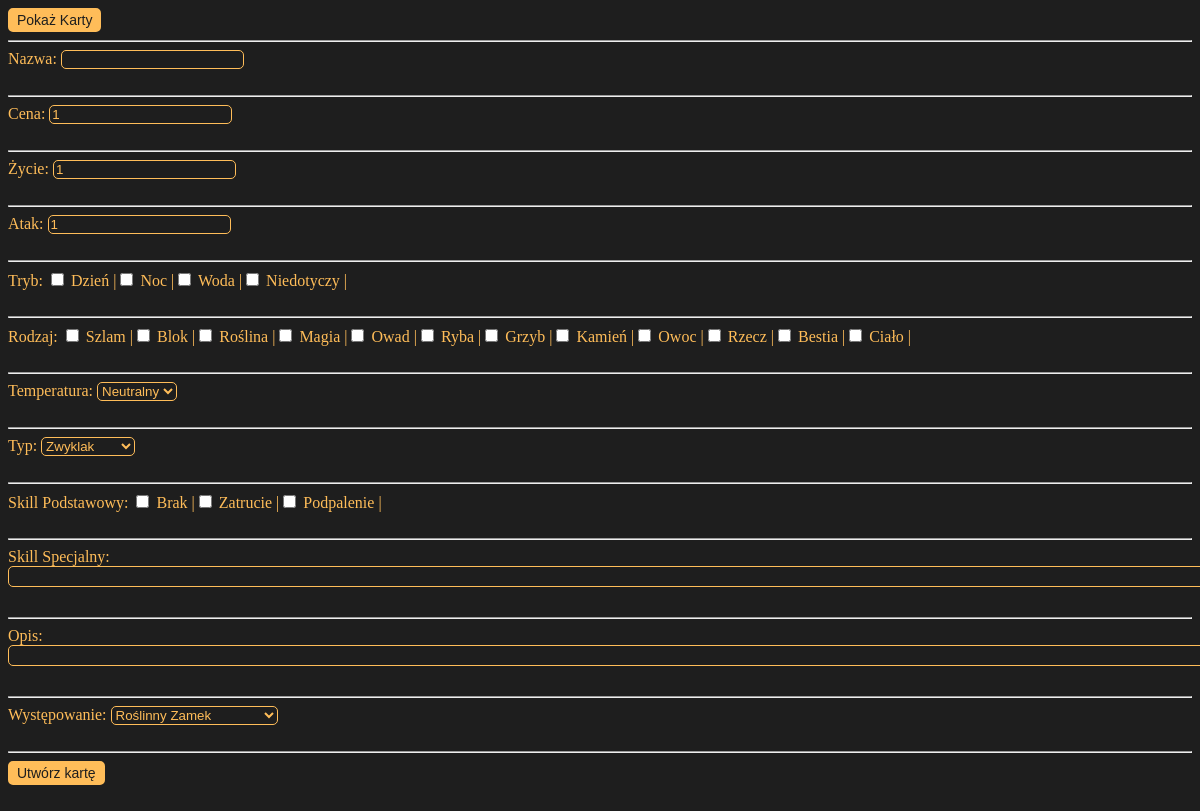
Before: / with the older database file.
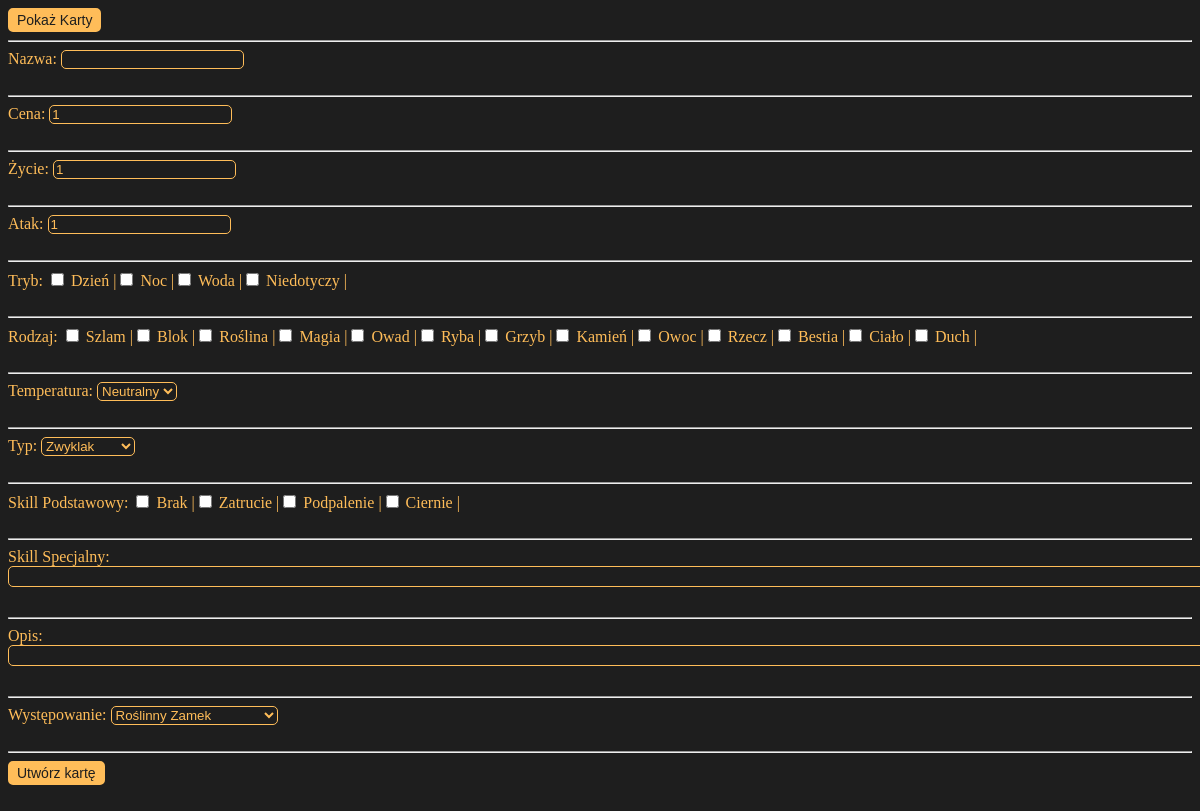
After: the same page with the newer database file.
### tables this page shows
CREATE TABLE `tryb` (
  `id` int(11) NOT NULL,
  `Nazwa` varchar(50) NOT NULL,
  `Opis` text NOT NULL
);

CREATE TABLE `rodzaj` (
  `id` int(11) NOT NULL,
  `Nazwa` varchar(50) NOT NULL,
  `Opis` text NOT NULL
);

CREATE TABLE `skill_pods` (
  `id` int(11) NOT NULL,
  `Nazwa` varchar(50) NOT NULL,
  `Moc` int(11) NOT NULL,
  `Opis` text NOT NULL
);

### index.php (the view, shortened to what this page needs)
<!doctype html>
<html lang="pl">
<head>
    <link rel="stylesheet" href="main.css">
</head>
<body>
    <?php
        $baza = new mysqli("localhost", "root", "", "karty_ike");
    ?>
    <form action="show.php">
        <button>Pokaż Karty</button><hr>
    </form>
    <form method="POST" action="dodaj.php">
        <label for="nazwa">Nazwa: </label><input type="text" id="nazwa" name="nazwa"><br><br><hr>
        <label for="cena">Cena: </label><input type="number" id="cena" name="cena" value="1"><br><br><hr>
        <label for="hp">Życie: </label><input type="number" id="hp" name="hp" value="1"><br><br><hr>
        <label for="atak">Atak: </label><input type="number" id="atak" name="atak" value="1"><br><br><hr>
        <?php
            echo '<a>Tryb: </a>';
            $sql = "SELECT Nazwa FROM tryb";
            $result = $baza->query($sql);
            $n = 1;
            if ($result->num_rows > 0) {
                while ($row = $result->fetch_assoc()) {
                    echo '<input type="checkbox" name="tryb[]" value="'.$n.'"> '.$row["Nazwa"].' |';
                    $n += 1;
                }
            }
            echo '<br><br><hr>';
            echo '<a>Rodzaj: </a>';
            $sql = "SELECT Nazwa FROM rodzaj";
            $result = $baza->query($sql);
            $n = 1;
            if ($result->num_rows > 0) {
                while ($row = $result->fetch_assoc()) {
                    echo '<input type="checkbox" name="rodzaj[]" value="'.$n.'"> '.$row["Nazwa"].' |';
                    $n += 1;
                }
            }
            echo '<br><br><hr>';
            echo '<label for="temp">Temperatura: </label><select id="temp" name="temp">';
            $sql = "SELECT Nazwa FROM temperatura";
            $result = $baza->query($sql);
            $n = 1;
            if ($result->num_rows > 0) {
                while ($row = $result->fetch_assoc()) {
                    echo '<option value='.$n.'>'.$row["Nazwa"].'</option>';
                    $n += 1;
                }
            }
            echo '</select><br><br><hr>';
            echo '<label for="typ">Typ: </label><select id="typ" name="typ">';
            $sql = "SELECT Nazwa FROM typ";
            $result = $baza->query($sql);
            $n = 1;
            if ($result->num_rows > 0) {
                while ($row = $result->fetch_assoc()) {
                    echo '<option value='.$n.'>'.$row["Nazwa"].'</option>';
                    $n += 1;
                }
            }
            echo '</select><br><br><hr>';
            echo '<a>Skill Podstawowy: </a>';
            $sql = "SELECT Nazwa FROM skill_pods";
            $result = $baza->query($sql);
            $n = 1;
            if ($result->num_rows > 0) {
                while ($row = $result->fetch_assoc()) {
                    echo '<input type="checkbox" name="sp[]" value="'.$n.'"> '.$row["Nazwa"].' |';
                    $n += 1;
                }
            }
            echo '<br><br><hr>';
        ?>
        <label for="sks">Skill Specjalny: </label><textarea id="sks" name="sks" rows="1" cols="150"></textarea><br><br><hr>
        <label for="opis">Opis: </label><textarea id="opis" name="opis" rows="1" cols="150"></textarea><br><br><hr>
        <?php
            echo '<label for="wystepowanie">Występowanie: </label><select id="wystepowanie" name="wystepowanie">';
                $sql = "SELECT Nazwa FROM wystepowanie";
                $result = $baza->query($sql);
                $n = 1;
                if ($result->num_rows > 0) {
                    while ($row = $result->fetch_assoc()) {
                        echo '<option value='.$n.'>'.$row["Nazwa"].'</option>';
                        $n += 1;
                    }
                }
                echo '</select><br><br><hr>';
        ?>
        <button>Utwórz kartę</button><br><br>
    </form>
</body>
</html>

### main.css (style rules this page uses)
body { background-color: #1e1e1e; color: #ffbd59; }
input[type="text"], input[type="number"] { background-color: #1e1e1e; color: #ffbd59; border: 1px solid #ffbd59; border-radius: 5px; -moz-appearance: textfield; }
textarea { background-color: #1e1e1e; color: #ffbd59; border: 1px solid #ffbd59; border-radius: 5px; }
select { background-color: #1e1e1e; color: #ffbd59; border: 1px solid #ffbd59; border-radius: 5px; }
button { background-color: #ffbd59; font-size: 14px; color: #1e1e1e; border: 3px solid #ffbd59; border-radius: 5px; }

Changed rows visible on the page:
added rodzaj: Nazwa "Duch"
added skill_pods: Nazwa "Ciernie"
